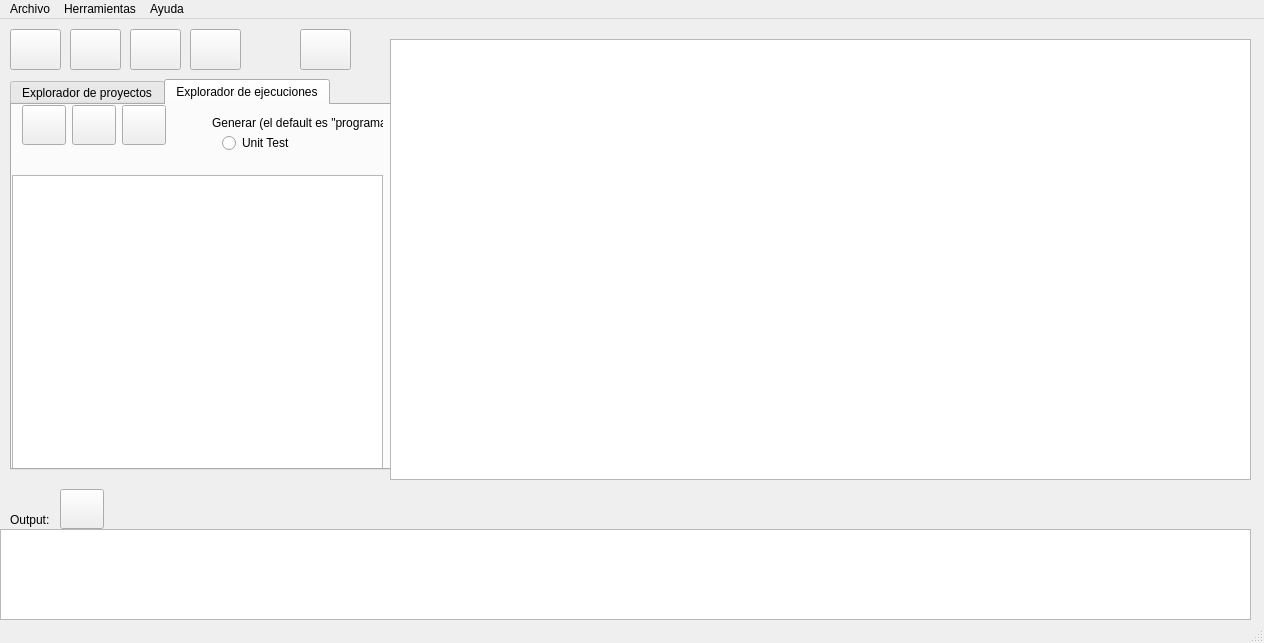
<?xml version="1.0" encoding="UTF-8"?>
<ui version="4.0">
 <class>BugReproducerAssistant</class>
 <widget class="QMainWindow" name="BugReproducerAssistant">
  <property name="windowModality">
   <enum>Qt::ApplicationModal</enum>
  </property>
  <property name="geometry">
   <rect>
    <x>0</x>
    <y>0</y>
    <width>1264</width>
    <height>643</height>
   </rect>
  </property>
  <property name="sizePolicy">
   <sizepolicy hsizetype="Maximum" vsizetype="Maximum">
    <horstretch>0</horstretch>
    <verstretch>0</verstretch>
   </sizepolicy>
  </property>
  <property name="windowTitle">
   <string>Bug-reproducer Assistant</string>
  </property>
  <property name="windowIcon">
   <iconset>
    <normaloff>C:/Users/Gerva/.designer/images/icon.jpg</normaloff>C:/Users/Gerva/.designer/images/icon.jpg</iconset>
  </property>
  <widget class="QWidget" name="centralwidget">
   <widget class="QTabWidget" name="explorersTab">
    <property name="geometry">
     <rect>
      <x>10</x>
      <y>60</y>
      <width>381</width>
      <height>391</height>
     </rect>
    </property>
    <property name="currentIndex">
     <number>1</number>
    </property>
    <widget class="QWidget" name="projectExplorerTab">
     <attribute name="title">
      <string>Explorador de proyectos</string>
     </attribute>
     <widget class="QTreeWidget" name="projectExplorerTreeWidget">
      <property name="geometry">
       <rect>
        <x>0</x>
        <y>40</y>
        <width>381</width>
        <height>561</height>
       </rect>
      </property>
      <property name="font">
       <font>
        <pointsize>12</pointsize>
       </font>
      </property>
      <attribute name="headerVisible">
       <bool>false</bool>
      </attribute>
      <column>
       <property name="text">
        <string notr="true">1</string>
       </property>
      </column>
     </widget>
     <widget class="QWidget" name="layoutWidget">
      <property name="geometry">
       <rect>
        <x>10</x>
        <y>0</y>
        <width>96</width>
        <height>42</height>
       </rect>
      </property>
      <layout class="QHBoxLayout" name="horizontalLayout">
       <item>
        <widget class="QPushButton" name="addFileButton">
         <property name="sizePolicy">
          <sizepolicy hsizetype="Maximum" vsizetype="Fixed">
           <horstretch>0</horstretch>
           <verstretch>0</verstretch>
          </sizepolicy>
         </property>
         <property name="toolTip">
          <string>Agregar archivo</string>
         </property>
         <property name="text">
          <string/>
         </property>
         <property name="icon">
          <iconset>
           <normaloff>images/text-x-source.ico</normaloff>images/text-x-source.ico</iconset>
         </property>
         <property name="iconSize">
          <size>
           <width>32</width>
           <height>32</height>
          </size>
         </property>
        </widget>
       </item>
      </layout>
     </widget>
    </widget>
    <widget class="QWidget" name="executionsTab">
     <attribute name="title">
      <string>Explorador de ejecuciones</string>
     </attribute>
     <widget class="QTreeWidget" name="executionsExplorerTreeWidget">
      <property name="geometry">
       <rect>
        <x>0</x>
        <y>70</y>
        <width>371</width>
        <height>531</height>
       </rect>
      </property>
      <property name="font">
       <font>
        <pointsize>12</pointsize>
       </font>
      </property>
      <attribute name="headerVisible">
       <bool>false</bool>
      </attribute>
      <column>
       <property name="text">
        <string notr="true">1</string>
       </property>
      </column>
     </widget>
     <widget class="QPushButton" name="compileProgramButton">
      <property name="geometry">
       <rect>
        <x>10</x>
        <y>0</y>
        <width>44</width>
        <height>40</height>
       </rect>
      </property>
      <property name="sizePolicy">
       <sizepolicy hsizetype="Maximum" vsizetype="Fixed">
        <horstretch>0</horstretch>
        <verstretch>0</verstretch>
       </sizepolicy>
      </property>
      <property name="toolTip">
       <string>Compilar programa</string>
      </property>
      <property name="text">
       <string/>
      </property>
      <property name="icon">
       <iconset>
        <normaloff>images/run-build-file-2.ico</normaloff>images/run-build-file-2.ico</iconset>
      </property>
      <property name="iconSize">
       <size>
        <width>32</width>
        <height>32</height>
       </size>
      </property>
     </widget>
     <widget class="QPushButton" name="executeProgramButton">
      <property name="geometry">
       <rect>
        <x>60</x>
        <y>0</y>
        <width>44</width>
        <height>40</height>
       </rect>
      </property>
      <property name="sizePolicy">
       <sizepolicy hsizetype="Maximum" vsizetype="Fixed">
        <horstretch>0</horstretch>
        <verstretch>0</verstretch>
       </sizepolicy>
      </property>
      <property name="toolTip">
       <string>Ejecutar programa</string>
      </property>
      <property name="text">
       <string/>
      </property>
      <property name="icon">
       <iconset>
        <normaloff>images/system-run.ico</normaloff>images/system-run.ico</iconset>
      </property>
      <property name="iconSize">
       <size>
        <width>32</width>
        <height>32</height>
       </size>
      </property>
     </widget>
     <widget class="QPushButton" name="generateEquivalentProgramButton">
      <property name="geometry">
       <rect>
        <x>110</x>
        <y>0</y>
        <width>44</width>
        <height>40</height>
       </rect>
      </property>
      <property name="sizePolicy">
       <sizepolicy hsizetype="Maximum" vsizetype="Fixed">
        <horstretch>0</horstretch>
        <verstretch>0</verstretch>
       </sizepolicy>
      </property>
      <property name="toolTip">
       <string>Generar programa equivalente</string>
      </property>
      <property name="text">
       <string/>
      </property>
      <property name="icon">
       <iconset>
        <normaloff>images/text-x-source.ico</normaloff>images/text-x-source.ico</iconset>
      </property>
      <property name="iconSize">
       <size>
        <width>32</width>
        <height>32</height>
       </size>
      </property>
     </widget>
     <widget class="QRadioButton" name="unitTestRadioButton">
      <property name="geometry">
       <rect>
        <x>210</x>
        <y>30</y>
        <width>82</width>
        <height>16</height>
       </rect>
      </property>
      <property name="text">
       <string>Unit Test</string>
      </property>
     </widget>
     <widget class="QLabel" name="label_2">
      <property name="geometry">
       <rect>
        <x>200</x>
        <y>10</y>
        <width>171</width>
        <height>16</height>
       </rect>
      </property>
      <property name="text">
       <string>Generar (el default es &quot;programa&quot;):</string>
      </property>
     </widget>
    </widget>
   </widget>
   <widget class="QTextEdit" name="codeTextEdit">
    <property name="geometry">
     <rect>
      <x>390</x>
      <y>20</y>
      <width>861</width>
      <height>441</height>
     </rect>
    </property>
    <property name="font">
     <font>
      <pointsize>12</pointsize>
     </font>
    </property>
    <property name="horizontalScrollBarPolicy">
     <enum>Qt::ScrollBarAsNeeded</enum>
    </property>
   </widget>
   <widget class="QPlainTextEdit" name="outputWindowTextEdit">
    <property name="enabled">
     <bool>true</bool>
    </property>
    <property name="geometry">
     <rect>
      <x>0</x>
      <y>510</y>
      <width>1251</width>
      <height>91</height>
     </rect>
    </property>
    <property name="font">
     <font>
      <pointsize>12</pointsize>
     </font>
    </property>
    <property name="readOnly">
     <bool>true</bool>
    </property>
   </widget>
   <widget class="QLabel" name="label">
    <property name="geometry">
     <rect>
      <x>10</x>
      <y>490</y>
      <width>46</width>
      <height>21</height>
     </rect>
    </property>
    <property name="text">
     <string>Output:</string>
    </property>
   </widget>
   <widget class="QPushButton" name="refreshProjectButton">
    <property name="geometry">
     <rect>
      <x>300</x>
      <y>10</y>
      <width>51</width>
      <height>41</height>
     </rect>
    </property>
    <property name="mouseTracking">
     <bool>false</bool>
    </property>
    <property name="toolTip">
     <string>Refrescar proyecto</string>
    </property>
    <property name="text">
     <string/>
    </property>
    <property name="icon">
     <iconset>
      <normaloff>images/view-refresh-5.ico</normaloff>images/view-refresh-5.ico</iconset>
    </property>
    <property name="iconSize">
     <size>
      <width>32</width>
      <height>32</height>
     </size>
    </property>
    <property name="checkable">
     <bool>false</bool>
    </property>
    <property name="default">
     <bool>false</bool>
    </property>
   </widget>
   <widget class="QPushButton" name="clearOutputButton">
    <property name="geometry">
     <rect>
      <x>60</x>
      <y>470</y>
      <width>44</width>
      <height>40</height>
     </rect>
    </property>
    <property name="sizePolicy">
     <sizepolicy hsizetype="Maximum" vsizetype="Fixed">
      <horstretch>0</horstretch>
      <verstretch>0</verstretch>
     </sizepolicy>
    </property>
    <property name="toolTip">
     <string>Limpiar output</string>
    </property>
    <property name="text">
     <string/>
    </property>
    <property name="icon">
     <iconset>
      <normaloff>images/edit-clear-3.ico</normaloff>images/edit-clear-3.ico</iconset>
    </property>
    <property name="iconSize">
     <size>
      <width>32</width>
      <height>32</height>
     </size>
    </property>
   </widget>
   <widget class="QPushButton" name="openProjectButton">
    <property name="geometry">
     <rect>
      <x>70</x>
      <y>10</y>
      <width>51</width>
      <height>41</height>
     </rect>
    </property>
    <property name="mouseTracking">
     <bool>false</bool>
    </property>
    <property name="toolTip">
     <string>Abrir proyecto</string>
    </property>
    <property name="text">
     <string/>
    </property>
    <property name="icon">
     <iconset>
      <normaloff>images/document-open-5.ico</normaloff>images/document-open-5.ico</iconset>
    </property>
    <property name="iconSize">
     <size>
      <width>32</width>
      <height>32</height>
     </size>
    </property>
    <property name="checkable">
     <bool>false</bool>
    </property>
    <property name="default">
     <bool>false</bool>
    </property>
   </widget>
   <widget class="QPushButton" name="newProjectButton">
    <property name="geometry">
     <rect>
      <x>10</x>
      <y>10</y>
      <width>51</width>
      <height>41</height>
     </rect>
    </property>
    <property name="mouseTracking">
     <bool>false</bool>
    </property>
    <property name="toolTip">
     <string>Nuevo proyecto</string>
    </property>
    <property name="text">
     <string/>
    </property>
    <property name="icon">
     <iconset>
      <normaloff>images/document-new-5.ico</normaloff>images/document-new-5.ico</iconset>
    </property>
    <property name="iconSize">
     <size>
      <width>32</width>
      <height>32</height>
     </size>
    </property>
    <property name="checkable">
     <bool>false</bool>
    </property>
    <property name="default">
     <bool>false</bool>
    </property>
   </widget>
   <widget class="QPushButton" name="closeProjectButton">
    <property name="geometry">
     <rect>
      <x>190</x>
      <y>10</y>
      <width>51</width>
      <height>41</height>
     </rect>
    </property>
    <property name="mouseTracking">
     <bool>false</bool>
    </property>
    <property name="toolTip">
     <string>Cerrar proyecto</string>
    </property>
    <property name="text">
     <string/>
    </property>
    <property name="icon">
     <iconset>
      <normaloff>images/document-close-2.ico</normaloff>images/document-close-2.ico</iconset>
    </property>
    <property name="iconSize">
     <size>
      <width>32</width>
      <height>32</height>
     </size>
    </property>
    <property name="checkable">
     <bool>false</bool>
    </property>
    <property name="default">
     <bool>false</bool>
    </property>
   </widget>
   <widget class="QPushButton" name="editProjectButton">
    <property name="geometry">
     <rect>
      <x>130</x>
      <y>10</y>
      <width>51</width>
      <height>41</height>
     </rect>
    </property>
    <property name="mouseTracking">
     <bool>false</bool>
    </property>
    <property name="toolTip">
     <string>Abrir proyecto</string>
    </property>
    <property name="text">
     <string/>
    </property>
    <property name="icon">
     <iconset>
      <normaloff>images/edit-4.ico</normaloff>images/edit-4.ico</iconset>
    </property>
    <property name="iconSize">
     <size>
      <width>32</width>
      <height>32</height>
     </size>
    </property>
    <property name="checkable">
     <bool>false</bool>
    </property>
    <property name="default">
     <bool>false</bool>
    </property>
   </widget>
  </widget>
  <widget class="QMenuBar" name="menubar">
   <property name="geometry">
    <rect>
     <x>0</x>
     <y>0</y>
     <width>1264</width>
     <height>21</height>
    </rect>
   </property>
   <widget class="QMenu" name="menuFile">
    <property name="title">
     <string>Archivo</string>
    </property>
    <addaction name="actionNewProject"/>
    <addaction name="actionOpenProject"/>
    <addaction name="separator"/>
    <addaction name="actionEditProject"/>
    <addaction name="separator"/>
    <addaction name="actionCloseProject"/>
    <addaction name="separator"/>
    <addaction name="actionExit"/>
   </widget>
   <widget class="QMenu" name="menuHelp">
    <property name="title">
     <string>Ayuda</string>
    </property>
    <addaction name="actionBraHelp"/>
    <addaction name="actionAbout"/>
   </widget>
   <widget class="QMenu" name="menuHerramientas">
    <property name="title">
     <string>Herramientas</string>
    </property>
    <addaction name="actionOptions"/>
   </widget>
   <addaction name="menuFile"/>
   <addaction name="menuHerramientas"/>
   <addaction name="menuHelp"/>
  </widget>
  <widget class="QStatusBar" name="statusbar"/>
  <action name="actionNewProject">
   <property name="icon">
    <iconset>
     <normaloff>images/document-new-5.ico</normaloff>images/document-new-5.ico</iconset>
   </property>
   <property name="text">
    <string>Nuevo Proyecto...</string>
   </property>
  </action>
  <action name="actionOpenProject">
   <property name="icon">
    <iconset>
     <normaloff>images/document-open-5.ico</normaloff>images/document-open-5.ico</iconset>
   </property>
   <property name="text">
    <string>Abrir Proyecto...</string>
   </property>
  </action>
  <action name="actionCloseProject">
   <property name="icon">
    <iconset>
     <normaloff>images/document-close-2.ico</normaloff>images/document-close-2.ico</iconset>
   </property>
   <property name="text">
    <string>Cerrar Proyecto</string>
   </property>
  </action>
  <action name="actionExit">
   <property name="text">
    <string>Salir</string>
   </property>
  </action>
  <action name="actionBraHelp">
   <property name="text">
    <string>Ayuda de Bug-reproducer Assistant</string>
   </property>
  </action>
  <action name="actionAbout">
   <property name="text">
    <string>Acerca de...</string>
   </property>
  </action>
  <action name="actionOptions">
   <property name="text">
    <string>Opciones...</string>
   </property>
  </action>
  <action name="actionEditProject">
   <property name="icon">
    <iconset>
     <normaloff>images/edit-4.ico</normaloff>images/edit-4.ico</iconset>
   </property>
   <property name="text">
    <string>Editar Proyecto...</string>
   </property>
  </action>
 </widget>
 <resources/>
 <connections/>
</ui>
